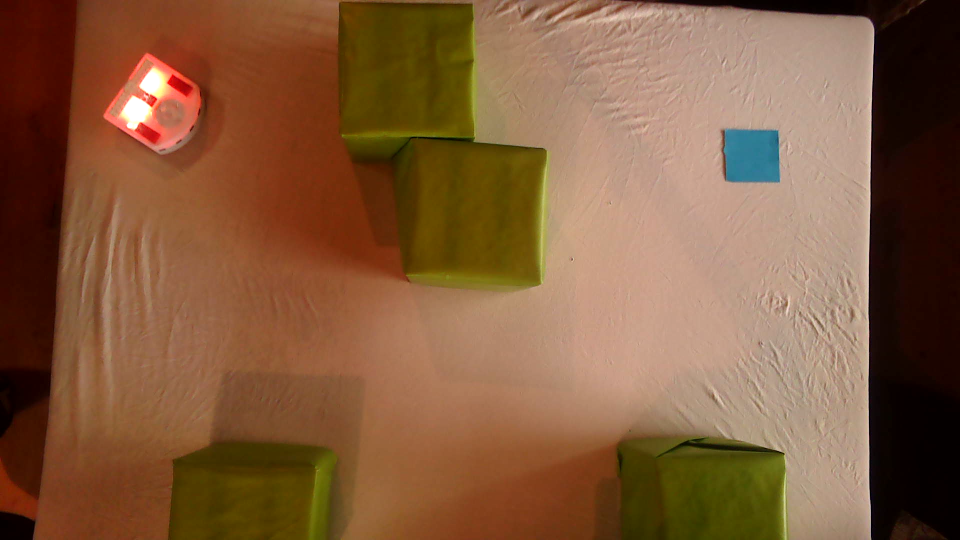
#> input picture src/sample2_image.png, 1920 x 1080 px, found by its file name (shown at 1/2 size)
$ jupyter execute --allow-errors Vision_functions.ipynb
#> lines starting #> are read from the running program, lines starting #| are printed output that depends on the picture; after the words box and inside, x2 and y2 are one past the last pixel; in counts of white or black regions, pixels touching at a corner belong together
[cell 1]
## Image Processing Functions

[cell 2]
## SOURCES

# Basic Camera Manipulations : https://dev.to/azure/opencv-access-to-a-camera-in-a-jupyter-notebook-with-python-18mb
# Vertice Detection : https://docs.opencv.org/3.4/dc/d0d/tutorial_py_features_harris.html
# Distinguish one obstacle from the other : https://scipy-lectures.org/advanced/image_processing/auto_examples/plot_synthetic_data.html#sphx-glr-advanced-image-processing-auto-examples-plot-synthetic-data-py
# Color Detection : https://notebook.community/ricklon/opencvraspberrypi/notebook/openCV%20color%20detection
# Color Detectin : https://discover.hubpages.com/technology/Color-spaces-RGB-vs-HSV-Which-one-to-use

# https://datacarpentry.org/image-processing/aio/index.html

# Center of contour : https://pyimagesearch.com/2016/02/01/opencv-center-of-contour/

# M : https://docs.opencv.org/3.4/dd/d49/tutorial_py_contour_features.html

[cell 3]
# Import Libraries

import cv2
import cv2 as cv
from matplotlib import pyplot as plt
import math
from math import atan2, cos, sin, sqrt, pi
import numpy as np

[cell 4]
img = cv2.imread('/Users/noah/Desktop/python/MobileRobotics/imageproc/sample2_image.png')
#> img is the input picture: shape (1080, 1920, 3); mean B, G, R 60.6, 90.7, 130
img_rgb = cv2.cvtColor(img, cv2.COLOR_BGR2RGB)
img_blur = cv2.bilateralFilter(img_rgb,9,75,75)
plt.imshow(img_blur);

[cell 5]
def get_goal_position(filtered_img):

    # RETURNS TUPLE (X,Y) CORRESPONDING TO COORDINATES OF CENTER OF END GOAL POSITION

    filtered_img_hsv = cv2.cvtColor(filtered_img, cv2.COLOR_RGB2HSV) # convert rgb to hsv
#> filtered_img_hsv: shape (1080, 1920, 3); mean H, S, V 13.6, 164, 130.5
    min_blue = np.array([60, 0, 0])
    max_blue = np.array([150, 255, 255])
    mask = cv2.inRange(filtered_img_hsv, min_blue, max_blue) # mask for blue color
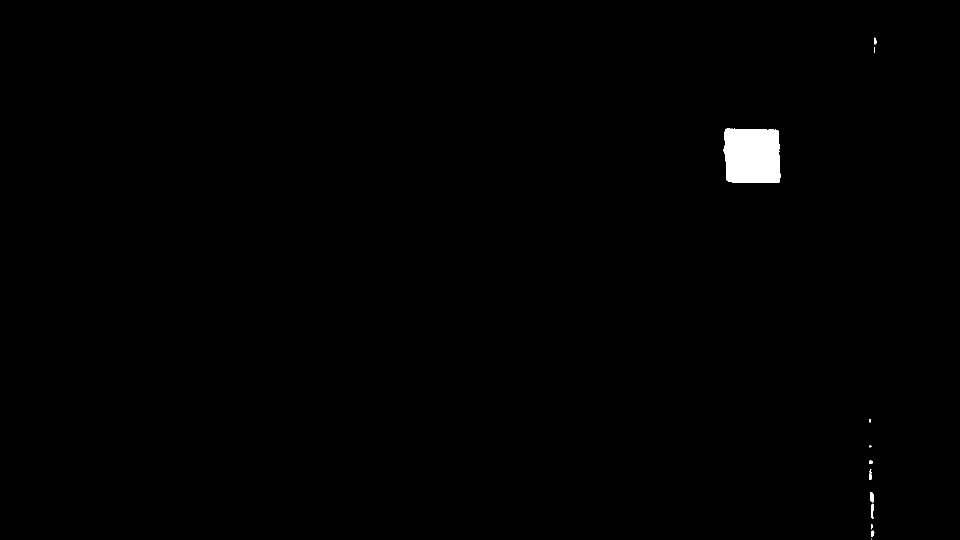
#> mask: shape (1080, 1920) (shown at 1/2 size); 0.58% white; 14 white regions (6 under 20 px)

    output = cv2.bitwise_and(filtered_img, filtered_img, mask=mask)

    ret,thresh = cv2.threshold(mask, 40, 255, 0)
    contours, hierarchy = cv2.findContours(thresh, cv2.RETR_EXTERNAL, cv2.CHAIN_APPROX_SIMPLE) # use for geometrical shapes : CHAIN_APPROX_SIMPLE
#> contours = 14 contours, 7 with area under 20; largest, box (x1, y1, x2, y2) and area: (1447, 257, 1561, 366) 11320, (1740, 984, 1748, 1004) 110, (1742, 1007, 1748, 1037) 92, (1742, 1061, 1749, 1074) 50, (1739, 938, 1744, 960) 47, (1749, 75, 1753, 89) 28, (1739, 921, 1746, 928) 27

    if len(contours) != 0:

        # find the biggest countour (c) by the area
        c = max(contours, key = cv2.contourArea)
#> c = contour of 86 points, box (x1, y1, x2, y2) (1447, 257, 1561, 366), area 11320
        M = cv.moments(c)
#> M = moments, m00 11320.5, centre m10/m00, m01/m00 = (1504.1, 311.1)
        x_center = int(M['m10']/M['m00'])
#> x_center = 1504
        y_center = int(M['m01']/M['m00'])
#> y_center = 311

    (x,y),radius = cv.minEnclosingCircle(c)
#> x = 1504.5; y = 311; radius = 75.33
    center = (int(x),int(y))
#> center = (1504, 311)
    radius = int(radius)
#> radius = 75
    cv.circle(output,center,radius,(0,255,0),10)
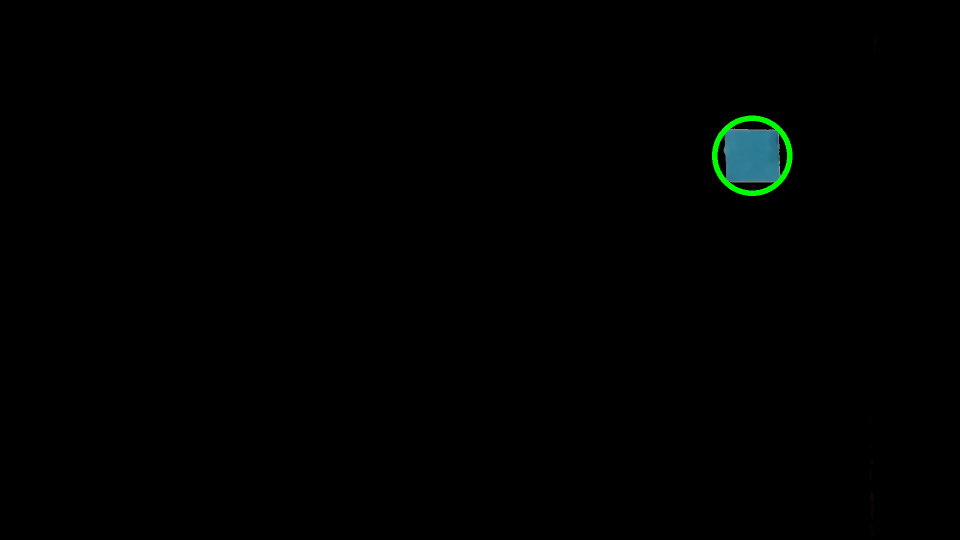
#> output: shape (1080, 1920, 3) (shown at 1/2 size); mean R, G, B 0.3, 1.3, 0.8
    plt.imshow(output)


    return (x_center,y_center)

[cell 6]
x_center,y_center = get_goal_position(img_blur)
#> x_center = 1504; y_center = 311

[cell 7]
# https://stackoverflow.com/questions/66655408/draw-a-line-on-an-image-using-angle-and-center-point-using-python
# Used to draw thymios orientation
import math

def get_coords(x, y, angle, imwidth, imheight):

    x1_length = (x-imwidth) / math.cos(angle)
    y1_length = (y-imheight) / math.sin(angle)
    length = max(abs(x1_length), abs(y1_length))
    endx1 = x + length * math.cos(math.radians(angle))
    endy1 = y + length * math.sin(math.radians(angle))

    x2_length = (x-imwidth) / math.cos(angle+180)
    y2_length = (y-imheight) / math.sin(angle+180)
    length = max(abs(x2_length), abs(y2_length))
    endx2 = x + length * math.cos(math.radians(angle+180))
    endy2 = y + length * math.sin(math.radians(angle+180))

    return endx1, endy1, endx2, endy2

[cell 8]
def get_thymio_position(filtered_img):

    # RETURNS CENTER COORDINATES, RADIUS AND ORIENTATION (provides extra coordinants (xb, yb) to know which direction, as well as angle) OF THYMIO ROBOT

    filtered_img_hsv = cv2.cvtColor(filtered_img, cv2.COLOR_RGB2HSV) # convert rgb to hsv
    min_red = np.array([0, 125, 200]) # before [0, 0, 220]
    max_red = np.array([80, 255, 255]) # before [30, 255, 255]
    mask = cv2.inRange(filtered_img_hsv, min_red, max_red) # mask for red color
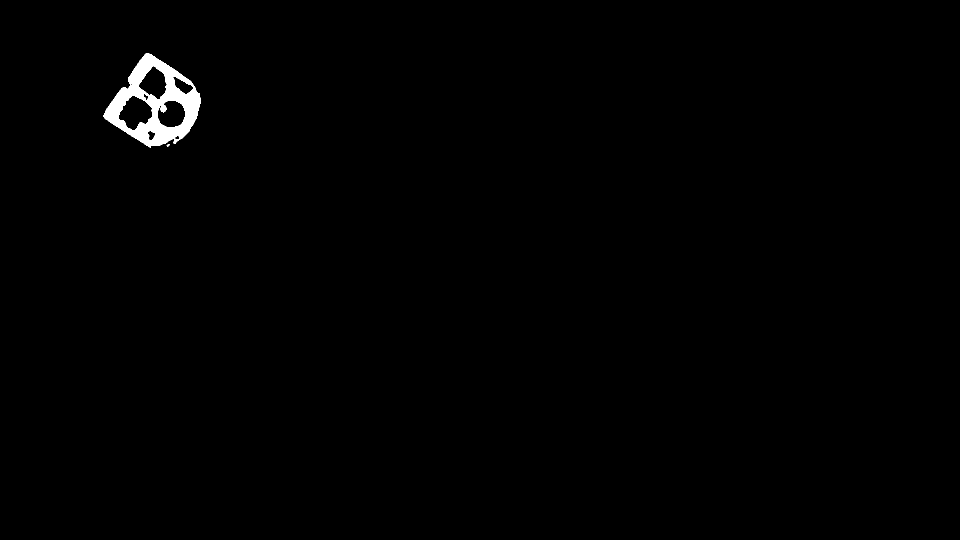
#> mask: shape (1080, 1920) (shown at 1/2 size); 0.7% white; 2 white regions (1 under 20 px)

    output = cv2.bitwise_and(filtered_img, filtered_img, mask=mask)

    ret,thresh = cv2.threshold(mask, 40, 255, 0)
    contours, hierarchy = cv2.findContours(thresh, cv2.RETR_EXTERNAL, cv2.CHAIN_APPROX_NONE)
#> contours = 2 contours, 1 with area under 20; largest, box (x1, y1, x2, y2) and area: (207, 106, 401, 296) 22540

    if len(contours) != 0:

        # find the biggest countour (c) by the area
        c = max(contours, key = cv2.contourArea)
#> c = contour of 529 points, box (x1, y1, x2, y2) (207, 106, 401, 296), area 22540
        M = cv.moments(c)
#> M = moments, m00 22540.5, centre m10/m00, m01/m00 = (310.1, 207.6)
        x_M = int(M['m10']/M['m00'])
#> x_M = 310
        y_M = int(M['m01']/M['m00'])
#> y_M = 207

        (x_circle,y_circle),radius = cv.minEnclosingCircle(c)
#> x_circle = 301.6; y_circle = 204.5; radius = 98.83
        center_circle = (int(x_circle),int(y_circle))
#> center_circle = (301, 204)
        radius = int(radius)
#> radius = 98
        cv.circle(output,center_circle,radius,(0,255,0),10)


        # cv.minAreaRect returns: (center(x, y), (width, height), angle of rotation)
        rect = cv.minAreaRect(c)
#> rect = ((314.3, 212.1), (159.9, 161.5), -55.52)
        box = cv.boxPoints(rect)
#> box = [[335.6, 323.7], [202.5, 232.3], [293, 100.4], [426.2, 191.9]]
        box = np.int0(box)
#> box = [[335, 323], [202, 232], [293, 100], [426, 191]]
        center_rect = (int(rect[0][0]),int(rect[0][1]))
#> center_rect = (314, 212)
        width = int(rect[1][0])
#> width = 159
        height = int(rect[1][1])
#> height = 161
        angle = int(rect[2])
#> angle = -55

        cv.drawContours(output,[box],0,(255,0,0),10)


        #pca_center, pca_p1, pca_p2, pca_angle = getOrientation(c,output) # not very accurate for now
        angle2 = math.degrees(atan2((center_circle[1]-center_rect[1]),(center_circle[0]-center_rect[0])))
#> angle2 = -148.4

        endx1, endy1, endx2, endy2 = get_coords(center_circle[0], center_circle[1], angle2, filtered_img.shape[1], filtered_img.shape[0])
#> in get_coords, `x1_length = (x-imwidth) / math.cos(angle)`: x1_length = 2187.7
#> in get_coords, `y1_length = (y-imheight) / math.sin(angle)`: y1_length = -1302.5
#> in get_coords, `length = max(abs(x1_length), abs(y1_length))`: length = 2187.7
#> in get_coords, `endx1 = x + length * math.cos(math.radians(angle))`: endx1 = -1562.1
#> in get_coords, `endy1 = y + length * math.sin(math.radians(angle))`: endy1 = -942.6
#> in get_coords, `x2_length = (x-imwidth) / math.cos(angle+180)`: x2_length = -1649.2
#> in get_coords, `y2_length = (y-imheight) / math.sin(angle+180)`: y2_length = -4600.7
#> in get_coords, `length = max(abs(x2_length), abs(y2_length))`: length = 4600.7
#> in get_coords, `endx2 = x + length * math.cos(math.radians(angle+180))`: endx2 = 4219.2
#> in get_coords, `endy2 = y + length * math.sin(math.radians(angle+180))`: endy2 = 2615.2
#> endx1 = -1562.1; endy1 = -942.6; endx2 = 4219.2; endy2 = 2615.2

        cv.line(output,(int(endx1),int(endy1)),(int(endx2),int(endy2)),(200,0,225),15)
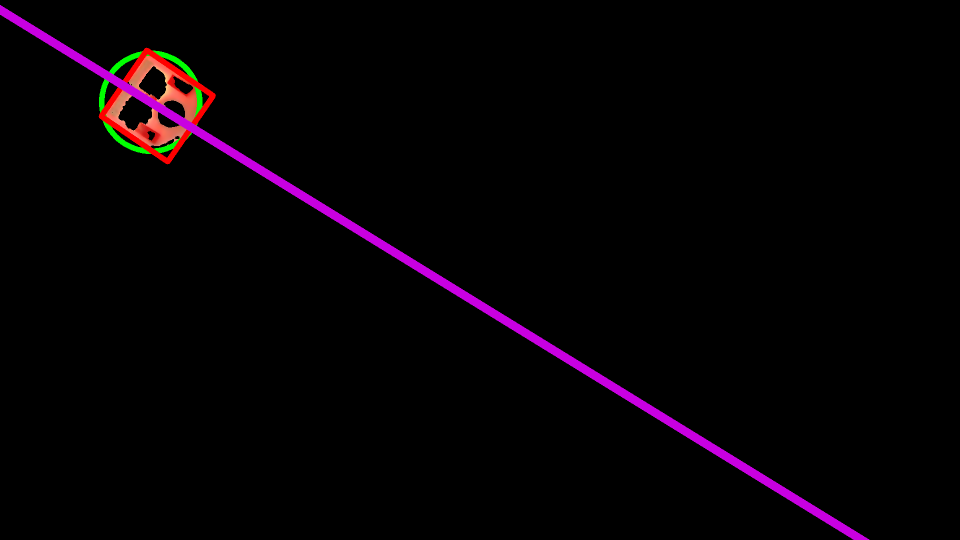
#> output: shape (1080, 1920, 3) (shown at 1/2 size); mean R, G, B 5.3, 1.1, 4.1
        plt.imshow(output)

    return (center_circle, radius, center_rect, angle2)

[cell 9]
center_circle, radius, center_rect, angle2 = get_thymio_position(img_blur)
#> center_circle = (301, 204); radius = 98; center_rect = (314, 212); angle2 = -148.4

[cell 10]
# New sample image:
img = cv2.imread('/Users/noah/Desktop/python/MobileRobotics/imageproc/sample3_image.png')
#> (the rest of this cell did not finish here and is left out)

[cell 11]
import cv2
import numpy as np
from ipywidgets import *
import matplotlib.pyplot as plt


def f (hMin ,hMax ,Smin,Smax ,Vmin,Vmax):
    #img1 = img
    #img = cv2.cvtColor(img1 ,cv2.COLOR_BGR2RGB)  #in matplot image show in rgb format in cv2 it show in bgr format remeber this else you will face problem
    hsv = cv2.cvtColor(img_rgb,cv2.COLOR_RGB2HSV)# if you are going to use cv2 to show image then cv2.COLOR_BGR2HSV
    Lhsv = np.array([hMin,Smin,Vmin])
    Uhsv = np.array([hMax ,Smax,Vmax])
    mask = cv2.inRange(hsv,Lhsv ,Uhsv)
    r = cv2.bitwise_and(img_rgb,img_rgb,mask =mask)


    plt.imshow(r)


#> (the rest of this cell did not finish here and is left out)

#> (a cell that did not finish here is left out)

[cell 13]
def get_obstacle_position(filtered_img, thymio_radius, min_green = np.array([30, 87, 0]), max_green = np.array([90, 255, 255])):

    # RETURNS LIST OF VERTICES AND NUMBER OF OBSTACLES

#> called with thymio_radius = 98, min_green = array of shape (3,), max_green = array of shape (3,)
    filtered_img_hsv = cv2.cvtColor(filtered_img, cv2.COLOR_RGB2HSV) # convert rgb to hsv
    mask = cv2.inRange(filtered_img_hsv, min_green, max_green) # mask for green color
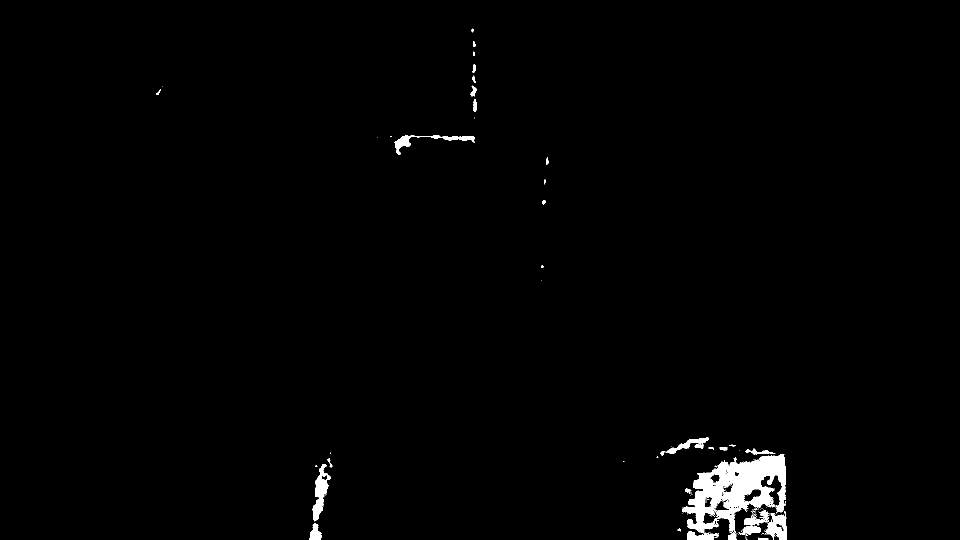
#> mask: shape (1080, 1920) (shown at 1/2 size); 1.2% white; 121 white regions (91 under 20 px), largest, box (x1, y1, x2, y2) and area: (1364, 908, 1572, 1080) 16496, (625, 928, 661, 1043) 1728, (1529, 1023, 1574, 1080) 1414
    mask = cv2.medianBlur(mask,15) # Remove noise in the mask
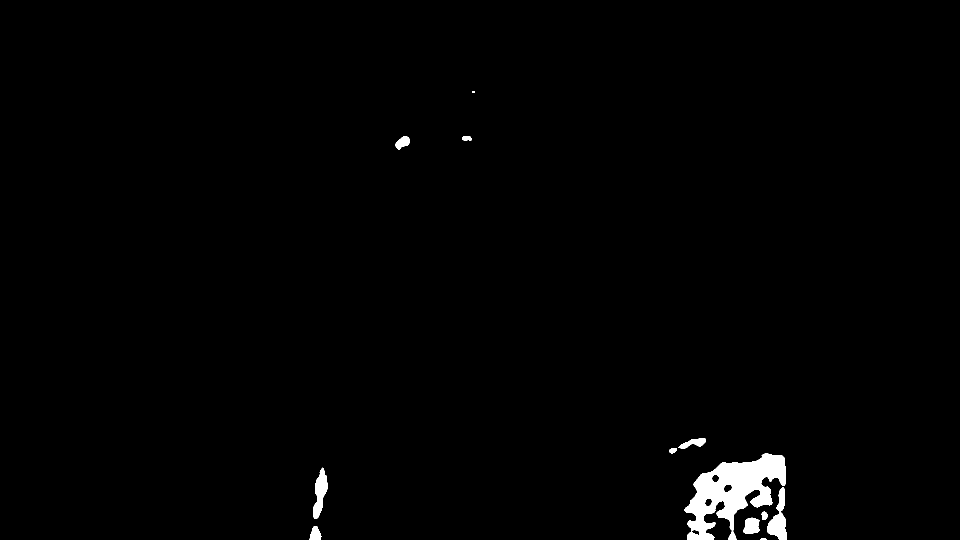
#> mask: shape (1080, 1920) (shown at 1/2 size); 1.1% white; 13 white regions (1 under 20 px), largest, box (x1, y1, x2, y2) and area: (1369, 907, 1572, 1080) 16591, (1534, 975, 1574, 1080) 2034, (626, 935, 655, 1038) 1620
    ret,thresh = cv2.threshold(mask, 40, 255, 0) # Could remove this

    output = cv2.bitwise_and(filtered_img, filtered_img, mask=mask)


    dilatation_size = int(thymio_radius)
    kernel = cv2.getStructuringElement(cv.MORPH_RECT, (2 * dilatation_size + 1,2 * dilatation_size + 1))
    thresh_dilated = cv2.dilate(thresh, kernel, iterations = 1)
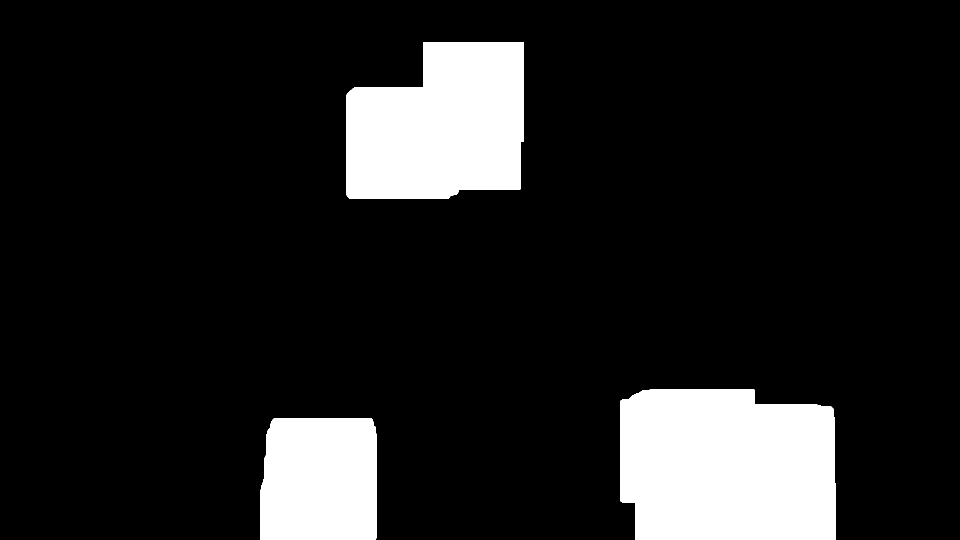
#> thresh_dilated: shape (1080, 1920) (shown at 1/2 size); 13% white; 3 white regions

    contours, hierarchy = cv2.findContours(thresh_dilated, cv2.RETR_EXTERNAL, cv2.CHAIN_APPROX_SIMPLE) # use for geometrical shapes : CHAIN_APPROX_SIMPLE
#> contours = 3 contours; box (x1, y1, x2, y2) and area: (1241, 778, 1672, 1080) 120985, (693, 84, 1048, 397) 93322, (521, 837, 753, 1080) 54300

    if len(contours) != 0:

        nb_obstacles = 0
        vertices = []


        for c in contours:
            area = cv.contourArea(c)

            if area > 1000:
                nb_obstacles += 1

                epsilon = 0.015*cv.arcLength(c,True)
                approx = cv.approxPolyDP(c,epsilon,True)
                cv2.drawContours(output, [approx], -1, (0, 255, 255), 20)
                print(approx)
                vertices.append(approx)


                # Plotting for troubleshooting

                plt.figure(figsize=(9,3))

                plt.subplot(131)
                plt.imshow(mask, cmap=plt.cm.gray)
                plt.axis('off')
                plt.subplot(132)
                plt.imshow(thresh_dilated)
                plt.axis('off')
                plt.subplot(133)
                plt.imshow(output)
                plt.axis('off')

                plt.subplots_adjust(wspace=0.02, hspace=0.02, top=1, bottom=0, left=0, right=1)
                plt.show()
#> this loop made 3 passes
#> (area, epsilon, approx) on pass 1: (54299.5, 13.88, [[547, 837], [521, 1079], [751, 1079], [744, 838]])
#> (area, epsilon) on passes 2 to 3: (120985, 21.58), (93321.5, 19.69)
#> (printed output is left out)
#> pass 1, in get_obstacle_position, `plt.show()`:
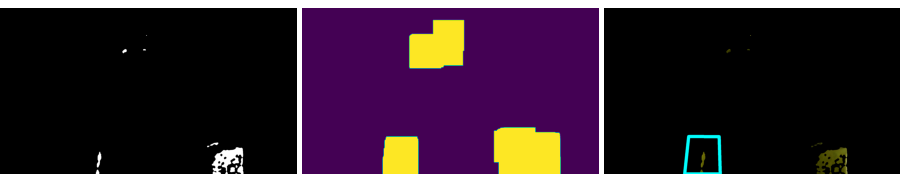
#> figure drawn by matplotlib, 3 panels
#> after the loop:
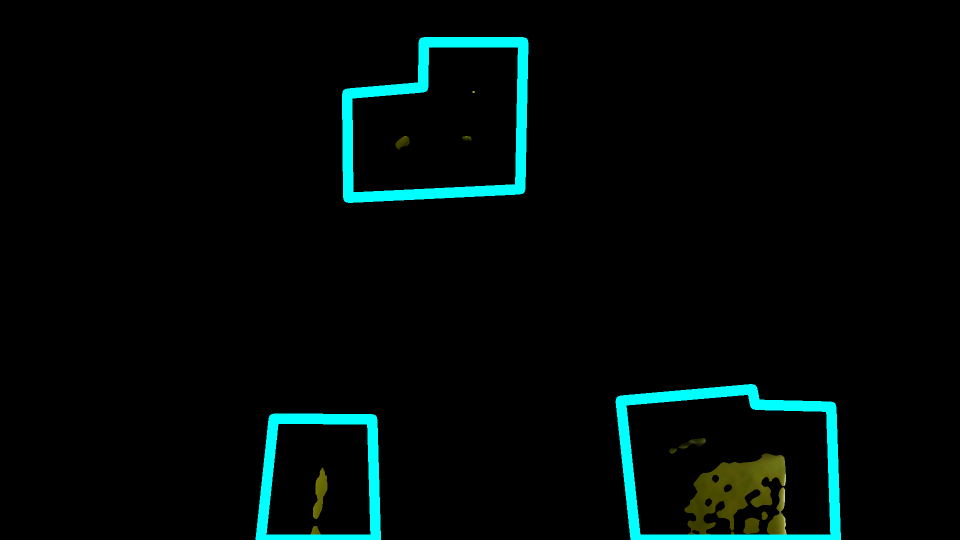
#> output: shape (1080, 1920, 3) (shown at 1/2 size); mean R, G, B 0.9, 9.3, 8.5
#> after the loop, nb_obstacles = 3; vertices = 3 contours; box (x1, y1, x2, y2) and area: (1241, 778, 1672, 1080) 115614, (694, 84, 1047, 396) 90643, (521, 837, 752, 1080) 51565


    plt.imshow(output)


    return (vertices, nb_obstacles)

[cell 14]
vertices, nb_obstacles = get_obstacle_position(img_blur,98)
#> nb_obstacles = 3
